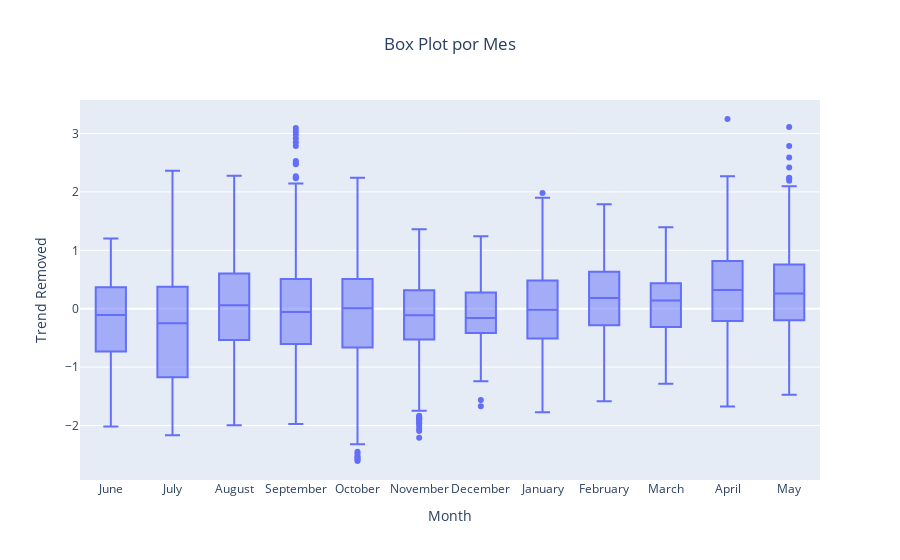

Notebook code cell kept with this figure:
### Code cell
# Extraer el mes de la fecha
df_completo['Month'] = df_completo['Date'].dt.month_name()

# Crear el box plot utilizando plotly.express
fig = px.box(df_completo, x='Month', y='Trend_Removed', title='Box Plot de trend_removed por Mes', labels={'Trend_Removed': 'Trend Removed'})
fig.update_layout(title_text='Box Plot por Mes', title_x=0.5)
fig.show()

### Figure 1 — Plotly figure (JSON) as saved in the notebook; plotly's stock layout.template omitted (floating-point values rounded to 4 significant figures; data arrays with more than 128 entries replaced by an {"elided": "..."} marker saying what was removed)
{"data": [{"alignmentgroup": "True", "hovertemplate": "Month=%{x}<br>Trend Removed=%{y}<extra></extra>", "legendgroup": "", "marker": {"color": "#636efa"}, "name": "", "notched": false, "offsetgroup": "", "orientation": "v", "showlegend": false, "type": "box", "x": {"elided": "3652 str values"}, "x0": " ", "xaxis": "x", "y": {"elided": "3652 float values"}, "y0": " ", "yaxis": "y"}], "layout": {"boxmode": "group", "legend": {"tracegroupgap": 0}, "title": {"text": "Box Plot por Mes", "x": 0.5}, "xaxis": {"anchor": "y", "domain": [0, 1], "title": {"text": "Month"}}, "yaxis": {"anchor": "x", "domain": [0, 1], "title": {"text": "Trend Removed"}}}}
